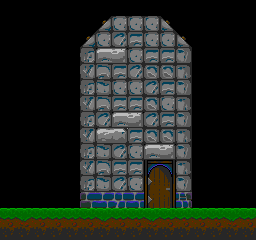

A 2D game scene composited from a Tiled map and its tileset images. What follows is a short description and the map's XML, with every tile layer's data as written:
An orthogonal 16x15 tile map with 16x16 px tiles, 2 tile layers (back, front) and 1 object (MillBlades).

<map version="1.0" orientation="orthogonal" width="16" height="15" tilewidth="16" tileheight="16">
 <tileset firstgid="1" name="town" tilewidth="16" tileheight="16">
  <image source="../../../img/tiles/town.gif" trans="ff00ff" width="256" height="256" />
 </tileset>
 <layer name="back" width="16" height="15">
  <data encoding="csv">
0,0,0,0,0,16,16,0,0,0,16,16,0,0,0,0,
0,0,0,0,0,0,182,227,227,227,183,0,0,0,0,0,
0,0,0,0,0,182,227,228,243,227,227,183,0,0,0,0,
0,0,0,0,0,225,211,212,227,243,243,229,0,0,0,0,
0,0,0,0,0,241,242,243,228,244,244,245,0,0,0,0,
0,0,0,0,0,225,226,227,227,228,243,229,0,0,0,0,
0,0,0,0,0,241,242,243,243,244,227,245,0,0,0,0,
0,0,0,0,0,225,228,211,212,228,243,229,0,0,0,0,
0,0,0,0,0,241,213,214,243,244,244,245,0,0,0,0,
0,0,0,0,0,225,226,228,227,211,212,229,0,0,0,0,
0,0,0,0,0,241,242,243,243,13,14,245,0,0,0,0,
0,0,0,0,0,225,226,228,227,29,30,229,0,0,0,0,
0,0,0,0,0,106,73,74,73,45,46,107,0,0,0,0,
0,0,0,0,0,0,0,0,0,0,0,0,0,0,0,0,
0,0,0,0,0,0,0,0,0,0,0,0,0,0,0,0
</data>
 </layer>
 <layer name="front" width="16" height="15">
  <data encoding="csv">
16,16,16,16,16,16,16,16,16,16,16,16,16,16,16,16,
0,0,0,0,0,0,0,0,0,0,0,0,0,0,0,0,
0,0,0,0,0,0,0,0,0,0,0,0,0,0,0,0,
0,0,0,0,0,0,0,0,0,0,0,0,0,0,0,0,
0,0,0,0,0,0,0,0,0,0,0,0,0,0,0,0,
0,0,0,0,0,0,0,0,0,0,0,0,0,0,0,0,
0,0,0,0,0,0,0,0,0,0,0,0,0,0,0,0,
0,0,0,0,0,0,0,0,0,0,0,0,0,0,0,0,
0,0,0,0,0,0,0,0,0,0,0,0,0,0,0,0,
0,0,0,0,0,0,0,0,0,0,0,0,0,0,0,0,
0,0,0,0,0,0,0,0,0,0,0,0,0,0,0,0,
0,0,0,0,0,0,0,0,0,0,0,0,0,0,0,0,
0,0,0,0,0,0,0,0,0,0,0,0,0,0,0,0,
177,178,179,180,181,177,178,179,177,178,179,180,181,177,178,179,
193,194,195,196,197,193,194,195,193,194,195,196,197,193,194,195
</data>
 </layer>
 <objectgroup name="objects" width="16" height="15">
  <properties>
   <property name="tags" value="[&quot;mill&quot;]" />
  </properties>
  <object name="MillBlades" gid="114" x="128" y="80" />
 </objectgroup>
</map>
